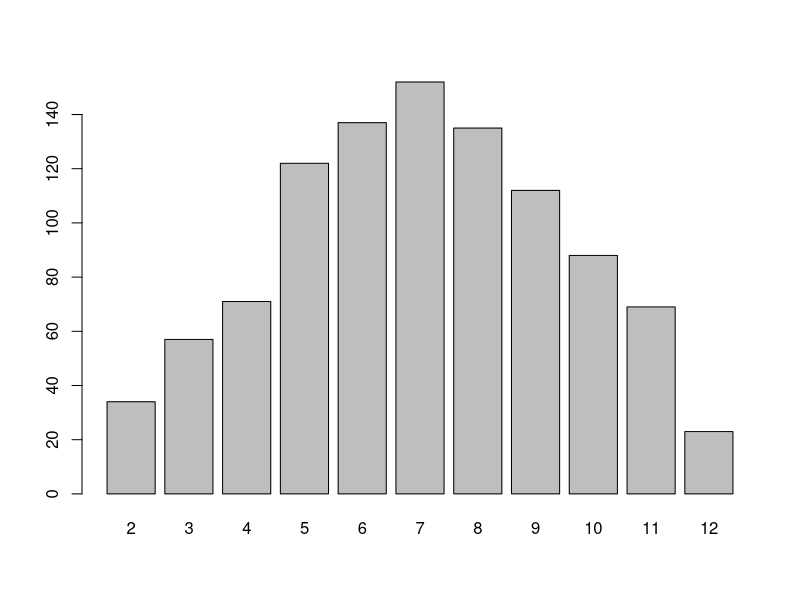
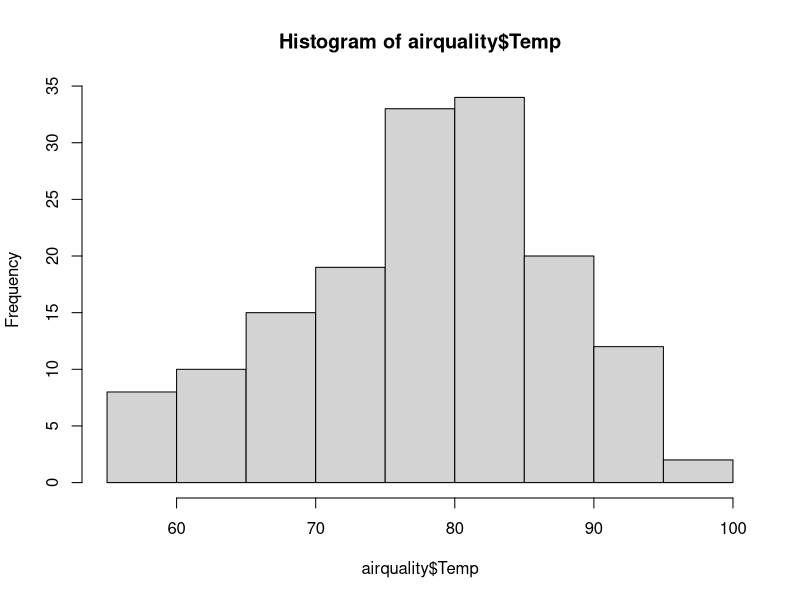
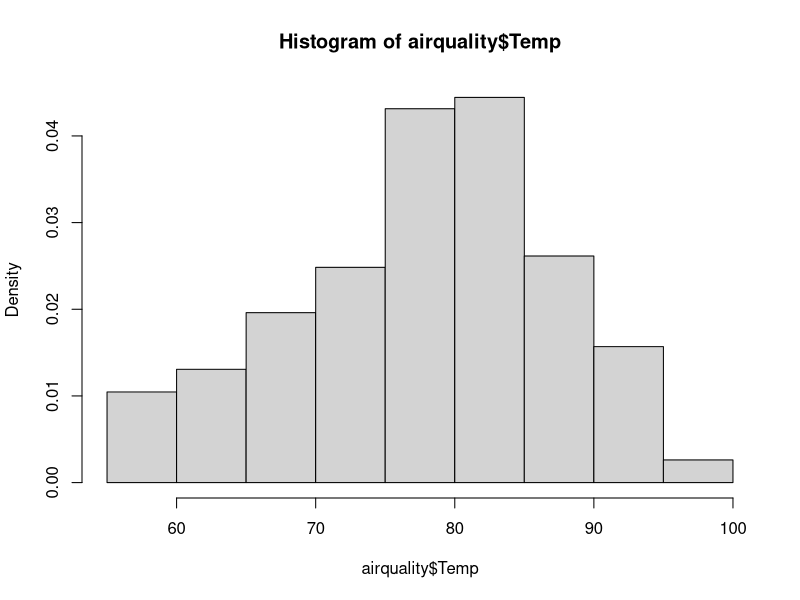
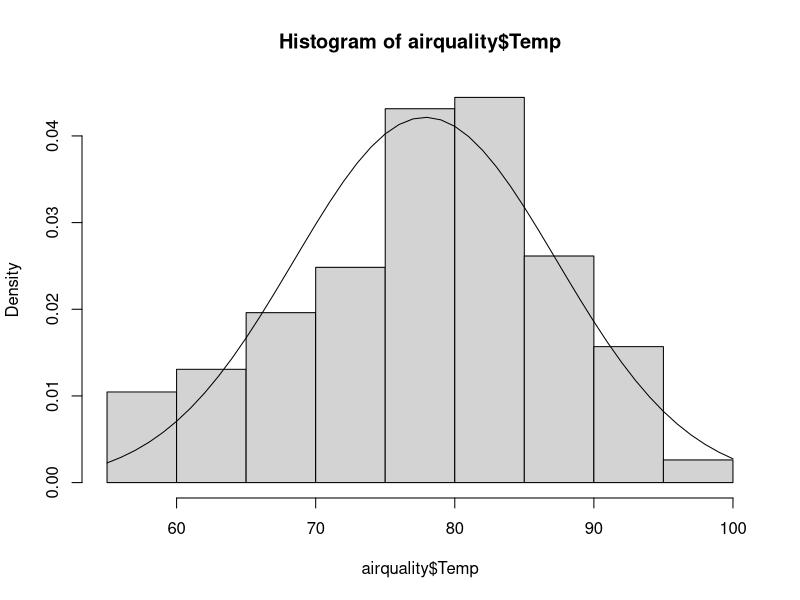
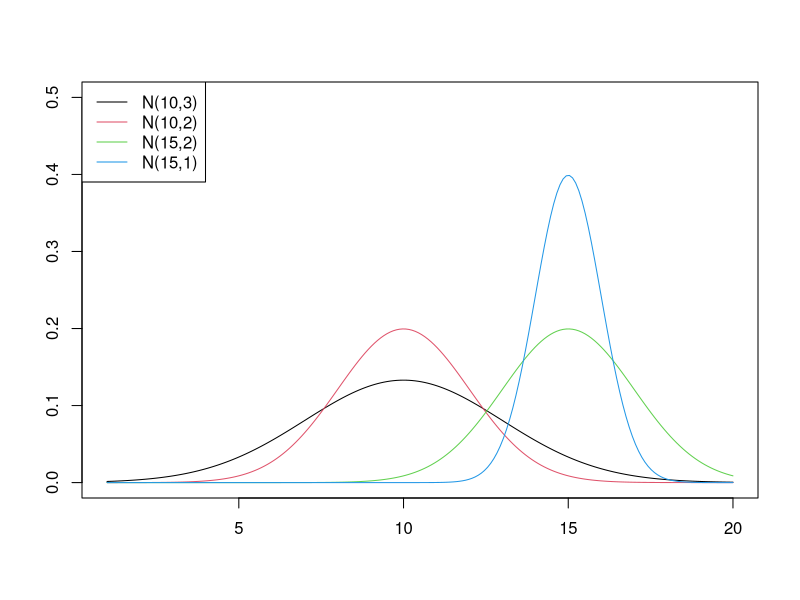
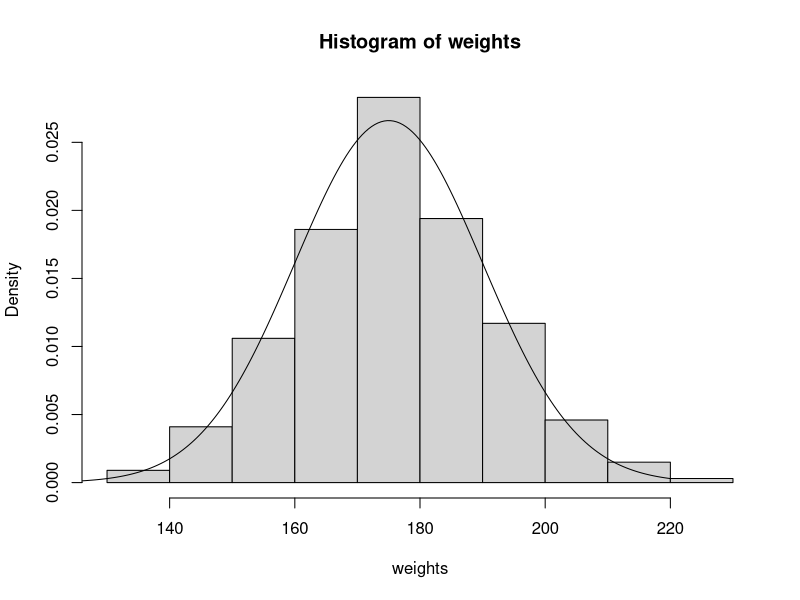
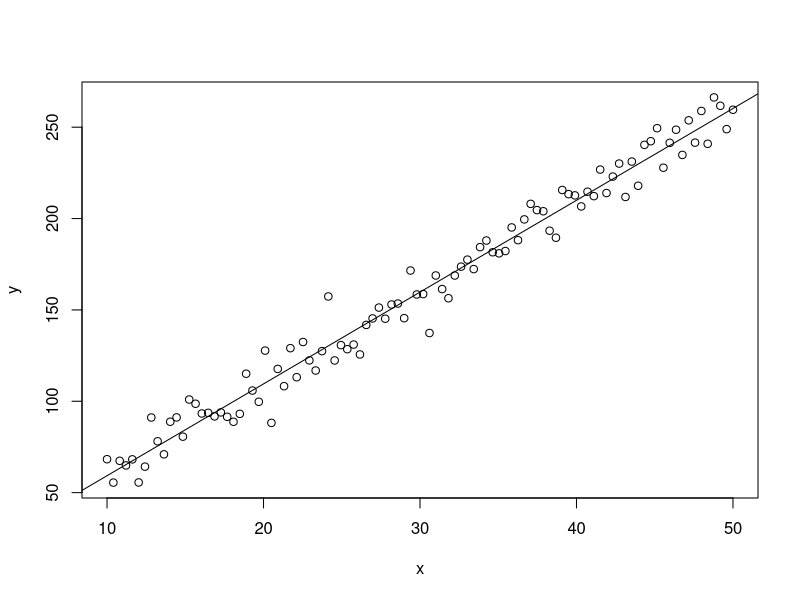
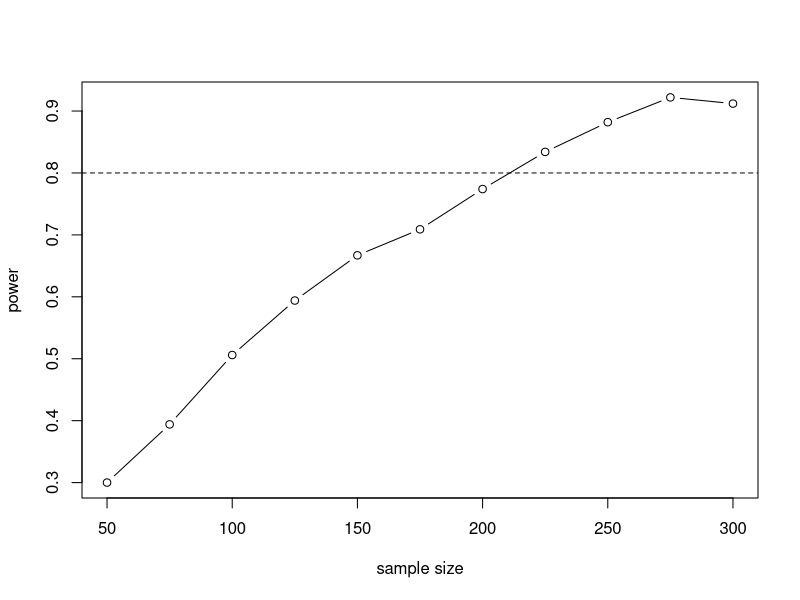

These charts were generated, in order, by the following R code:
#' ---
#' title: "Data Wrangling in R: Generating/Simulating data"
#' author: "Clay Ford"
#' date: "Spring 2015"
#' output: pdf_document
#' ---


# It is often desirable to generate fake data. Sometimes we just want data to 
# play around with. Other times we want to generate data similar to what we 
# expect to collect to see if our proposed analysis works as expected. R has
# excellent facilities for generating random data.


# sampling data -----------------------------------------------------------

# In statistics we usually can't measure every member of population. The best we
# can do is take a sample and then use that sample as a surrogate for the 
# population of interest. A common example is national election polling. It's 
# impractical to ask every registered voter who they will vote for. Therefore 
# pollsters will take a (hopefully random) sample of about 1000 people to draw
# inferences about how the entire population of registered voters will vote.

# R allows us to simulate this kind of random sampling. A basic but powerful 
# function for this is sample(). The syntax is sample(x, size, replace) where x 
# is either a vector of one or more elements from which to choose, or a positive
# integer, size is a non-negative integer giving the number of items to choose, 
# and replace is a logical setting about whether sampling be with replacement
# (The default is FALSE).

# We can use sample to generate the roll of a die
sample(x=1:6, size=1)

# With replicate(), we can simulate the roll of a die 1000 times. The syntax for
# replicate() is replicate(n, expr) where n is the number of replications and 
# expr is the expression to replicate. Here we replicate 1000 rolls of a fair
# die.
replicate(n=1000, sample(x=1:6, size=1))

# Using table, we can simulate a 1000 die rolls and tally up the totals
table(replicate(n=1000,sample(1:6,1)))

# To simulate rolling two dice, or rolling a die two times, we need to set size
# = 2 and replace = TRUE. If we don't set replace = TRUE, then we would never
# roll a pair.
sample(x=1:6, size=2, replace=T)

# again we can use replicate to simulate rolling two dice a 1000 times. The
# result is a matrix.
diceRolls <- replicate(n=1000, sample(x=1:6, size=2, replace = TRUE))
# First 10 rolls:
diceRolls[,1:10]

# and then we can summarize the distribution of the sum of the dice:
table(apply(diceRolls, 2, sum))

# and graph if we want:
barplot(table(apply(diceRolls, 2, sum)))

# generating random data from a probability distribution ------------------

# Theoretical probability distributions are often used to model distributions of
# data in real life. For example, let's look at the airquality dataset that
# comes with R:
head(airquality)

# How are the Temperature values distributed? We can use the hist() function to
# get an idea:
hist(airquality$Temp)

# We can think of the ranges on the x-axis as bins and the bars representing 
# items stacked in the bins. Notice the y axis says "Frequency". We can also 
# think of the bars as representing proportions such that they all sum to 1 or 
# 100%. We can have R create the histogram with this representation using
# freq=FALSE.
hist(airquality$Temp, freq=FALSE)

# Notice the y-axis has changed to Density. To calculate the approximate 
# proportion of values in, say, the 65-70 bin, multiply the bin width by the bar
# height. We can do this by saving the histogram to an object:
ho <- hist(airquality$Temp, freq=FALSE)

# investigate the object. Notice it contains the bin breaks ("breaks") and bar
# heights, ("density"):
str(ho)

# we can calculate the proportions exactly as follows:
diff(ho$breaks) * ho$density

# notice they sum to 1
sum(diff(ho$breaks) * ho$density)

# Histograms with bars as proportions can be thought of as an empirical
# distribution. It turns out that many such distributions can be modelled or
# approximated with theoretical distributions. Below is one way to superimpose a
# theoretical distribution over an empirical distribution:
x <- 55:100
lines(x, y = dnorm(x, mean = mean(airquality$Temp), sd=sd(airquality$Temp)))

# We see the empirical distribution of Temps is pretty close to a theoretical 
# Normal distribution with mean and standard deviation equal to the mean and
# standard deviation of the Temps data.

# The lines() function plots lines by plugging the values in x into the 
# expression in y. The mathematical expression for a normal curve can be called 
# with the dnorm() function. It's arguments are x (numbers on the x-axis), mean 
# and standard deviation. The mean is the value at the hump and the standard 
# deviation is the distance from the mean to the inflection point on the graph.
# Formally we say the normal distribution has two parameters.

# R lets us easily explore the Normal distribution
plot(x=seq(1,20,length.out = 200), y = seq(0,0.5, length.out = 200), 
     type="n", xlab="", ylab="")
x <- seq(1,20,length.out = 200)
lines(x, y = dnorm(x, mean = 10, sd=3), col=1)
lines(x, y = dnorm(x, mean = 10, sd=2), col=2)
lines(x, y = dnorm(x, mean = 15, sd=2), col=3)
lines(x, y = dnorm(x, mean = 15, sd=1), col=4)
legend("topleft",legend = c("N(10,3)","N(10,2)","N(15,2)","N(15,1)"),col = 1:4, lty=1)

# Now that we know a little about the normal distribution, let's explore how we 
# can randomly generate data from it. Using the rnorm() function, we can 
# generate values from a Normal distribution of our choosing. For instance, 
# maybe I want some fake data representing the weights of male college freshmen.
# It's not a stretch to assume these data would be normally distributed, say 
# with a mean of 175 and a standard deviation of 15. We can generate a 100
# values from this hypothetical distribution as follows:
weights <- rnorm(n = 1000, mean = 175, sd = 15)
head(weights)
# The histogram of this data should look normal:
hist(weights, freq=F)
# It does. How does the theoretical normal curve fit?
x <- seq(120, 220, length.out = 200)
lines(x, y=dnorm(x, 175, 15))

# In simple linear regression we assume errors are normally distributed with 
# mean = 0 and some finite standard deviation. We can use rnorm() to generate 
# random errors and hence reverse engineer data suitable for simple linear
# regression:
x <- seq(10,50,length.out = 100)
y <- 10 + 5*x + rnorm(100,sd=10)
plot(x,y)
mod <- lm(y ~ x)
summary(mod)
abline(mod)

# simulate two-sample t tests to find power

# there is a function for this:
power.t.test(n = 20, delta = 1)

# Let's do a t-test with some sample data
tout <- t.test(rnorm(20,5,1),rnorm(20,6,1),alternative = "two.sided")
# note the structure of tout
str(tout)
# pull out just the p-value
tout$p.value

# Now do 1000 t-tests:
out <- replicate(1000, t.test(rnorm(20,5,1),rnorm(20,6,1),alternative = "two.sided")$p.value)
# count the number of p-values less than 0.05 and divide by 1000 to estimate "power"
mean(out < 0.05)


# We can pretty much do this for any model, it just gets a little more complicated.

# Let's say we have a drug for some condition. We conduct an experiment on 100 
# people, 50 treated and 50 not-treated. We measure the difference in the 
# response before and after treatment to get our final response measure. We also
# want to control for a continuous covariate, age. This is a classic ANCOVA 
# (analysis of covariance). Say we believe the treatment increases the response 
# effect by 2 units and we don't want to miss that effect. Is our sample size
# sufficient if we assume a standard error of 1?

# Create a function to generate data
genData <- function(n,sd){
  treat <- rep(c(0,1),each=n)
  age <- round(runif(n*2,20,60))
  resp <- c(rnorm(n,10,sd),rnorm(n,12,sd))
  data.frame(resp,age, treat)
}
# test the function
genData(n=50, sd=1)

# now use the function in the linear model function and call summary();
# summary() produces a list with a matrix element called "coefficient"; the 3rd
# row, 4th column of that matrix contains the p-value of the treatment
# coeffient.
summary(lm(resp ~ age*treat, data=genData(n=50, sd=1)))$coef[3,4]

# now generate 1000 data sets and run the model 100 times
out <- replicate(1000,summary(lm(resp ~ age*treat, data=genData(n=50, sd=1)))$coef[3,4])
# percent of times significance achieved
mean(out < 0.05)

# with our function allowing different n and sd, we can try different settings:
out <- replicate(1000,summary(lm(resp ~ age*treat, data=genData(n=50, sd=2)))$coef[3,4])
mean(out < 0.05)

out <- replicate(1000,summary(lm(resp ~ age*treat, data=genData(n=200, sd=2)))$coef[3,4])
mean(out < 0.05)

# we can also loop through various settings and graph the results.
power <- numeric(length(seq(50,300,by=25)))
j <- 1
for(i in seq(50,300,by=25)){
  out <- replicate(1000,summary(lm(resp ~ age*treat, data=genData(n=i, sd=2)))$coef[3,4])
  power[j] <- mean(out < 0.05)
  j <- j + 1
}
# graph the result
plot(seq(50,300,by=25), power,type="b", xlab="sample size", ylab="power")
abline(h=0.8, lty=2)

# simulate two-sample t tests to find sample size

power.t.test(delta = 1, power = 0.8)

tpower <- function(n, N=1000){
  out <- replicate(N, t.test(rnorm(n,5,1),rnorm(n,6,1),alternative = "two.sided")$p.value)
  sum(out < 0.05)/1000
}

n <- 10:30
pest <- sapply(n,tpower)
plot(n,pest, type="b")
abline(h=0.8) # add line for 80% power
# smallest value n such that power is > 0.80
n[pest>0.8][1]


# set seed to replicate results; doesn't matter what the "seed" is.
set.seed(123)

# generating known data or fixed levels

rep(c("male","female"), times=4)
rep(c("male","female"), each=4)
rep(c("male","female"), length.out=4)

# Notice these are character class.
class(rep(c("male","female"), length.out=4))

# If we wanted a factor we would need to explicitly declare it a factor
factor(rep(c("male","female"), each=4))

# The gl() function can also be used to generate a factor. The basic syntax is 
# gl(n, k, length, labels), where n is number of levels, k is number of 
# replications, length is length of result, and labels is a character vector of
# options factor level names.

# 3 levels repeated twice
gl(n = 3, k = 2)

# 3 levels repeated twice until filling a vector of size 20
gl(n = 3, k = 2, length=20)

# levels repeated once each until filling a vector of size 20
gl(n = 3, k = 1, length=20)

# same as previous with labels
gl(n = 3, k = 1, length=20, labels=c("win","lose","draw"))



# Bootstrapping -----------------------------------------------------------


